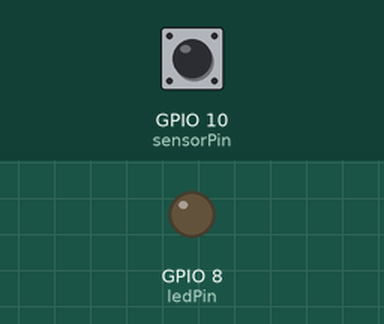
A sketch run on a simulated ESP32-C6. On the bench: output pins drawn as LEDs (lit = HIGH). Inputs (shaded band) come from the test bench; at power-on: GPIO 10 (sensorPin) LOW. WiFi joins after 1.5 s; servers stay silent unless stated; uploads are accepted with an empty reply; what the sketch prints to the serial monitor is not drawn.

Above: at 2.7 s.
2.8 s: GPIO 10 (sensorPin) pulsed HIGH 2 times (0.12 s each, 0.3 s apart)
At 4.3 s:
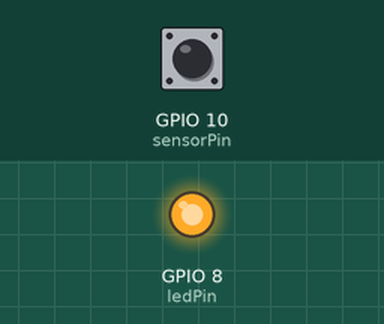
4.9 s: GPIO 10 (sensorPin) driven HIGH
At 6.1 s:
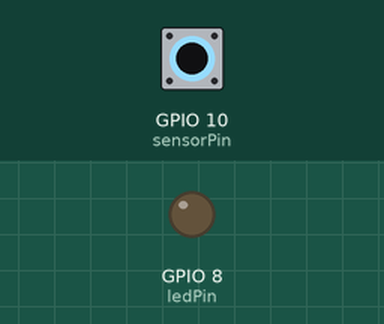
6.4 s: GPIO 10 (sensorPin) driven LOW
At 7.2 s:
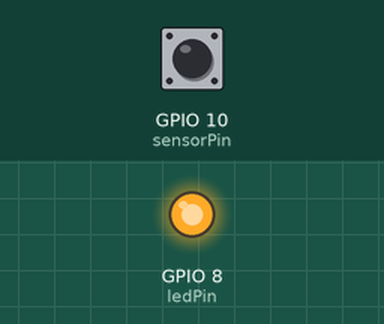
Timing chart, 0 to 9.4 s (numbered marks = the images above; inputs shaded):
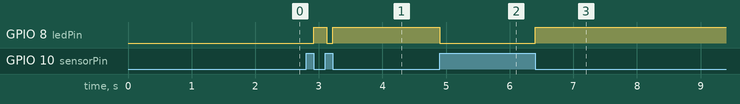

Measured:
- after the input at 2.8 s, GPIO 8 (ledPin): LOW → HIGH after 0.12 s, → LOW 0.20 s later, → HIGH 0.10 s later
- after the input at 4.9 s, GPIO 8 (ledPin): HIGH → LOW at once
- after the input at 6.4 s, GPIO 8 (ledPin): LOW → HIGH at once

The sketch:

mc_teil1.ino
```cpp
/******************************************************************************************************
 * Fridge Box
 * Schritt 5: ESensordaten des Reed-Schalters an load.php schicken.
 * load.php schreibt die Werte dann in die Datenbank

 ***************  Schritt 2: Reed-Schalter:
 * Reed-Sensor: eine Seite     <->  3.3V
 * Reed-Sensor: andere Seite   <->  ESP32-C6: GPIO 10 (input)

 ***************  Schritt 5: Daten an die Datenbank schicken
 * - Passe den Pfad zur load.php in const char* serverURL auf deinen eigenen an
 * - Gib SSID und Passwort deines WLANs an
 * - Installiere Library "Arduino_JSON" by Arduino
 ******************************************************************************************************/


#include <WiFi.h>
#include <HTTPClient.h>
#include <Arduino_JSON.h>

int sensorPin = 10;
int ledPin = BUILTIN_LED;

int sensorState = 0;
int prev_sensorState = 0;

const char* ssid     = "tinkergarden";                           // WLAN
const char* pass     = "strenggeheim";                           // WLAN

const char* serverURL = "https://fiessling.ch/physco/load.php";  // Server-Adresse: hier kann http oder https stehen, aber nicht ohne

void setup() {
  Serial.begin(115200);

  pinMode(sensorPin, INPUT_PULLDOWN);
  pinMode(ledPin, OUTPUT);
  digitalWrite(ledPin, 0);


  ////////////////////////////////////////////////////////////// Verbindung mit Wi-Fi herstellen

  WiFi.begin(ssid, pass);
  Serial.println("Connecting");
  while (WiFi.status() != WL_CONNECTED) {
    delay(500);
    Serial.print(".");
  }
  Serial.printf("\nWiFi connected: SSID: %s, IP Address: %s\n", ssid, WiFi.localIP().toString().c_str());
}

void loop() {

  ////////////////////////////////////////////////////////////// Sensorwert auslesen

  sensorState = digitalRead(sensorPin);
  if(sensorState == prev_sensorState){
    return;
  }
  prev_sensorState = sensorState;

  if(sensorState == 1){  // Kühlschrank zu
    digitalWrite(ledPin, 0);
  }

  else{      // Kühlschrank offen
    digitalWrite(ledPin, 1);


    ////////////////////////////////////////////////////////////// JSON zusammenbauen
    int wert = undefined;
    JSONVar dataObject;
    dataObject["wert"] = wert;
    // dataObject["wert2"] = wert2;
    String jsonString = JSON.stringify(dataObject);
    // String jsonString = "{\"sensor\":\"fiessling\", \"wert\":77}";  // stattdessen könnte man den JSON string auch so zusammenbauen


     ////////////////////////////////////////////////////////////// JSON string per HTTP POST request an den Server schicken (server2db.php)

    if (WiFi.status() == WL_CONNECTED) {                        // Überprüfen, ob Wi-Fi verbunden ist
      // HTTP Verbindung starten und POST-Anfrage senden
      HTTPClient http;
      http.begin(serverURL);
      http.addHeader("Content-Type", "application/json");
      int httpResponseCode = http.POST(jsonString);

      // Prüfen der Antwort
      if (httpResponseCode > 0) {
        String response = http.getString();
        Serial.printf("HTTP Response code: %d\n", httpResponseCode);
        Serial.println("Response: " + response);
      } else {
        Serial.printf("Error on sending POST: %d\n", httpResponseCode);
      }

      http.end();
    } else {
      Serial.println("WiFi Disconnected");
    }
  }
}
```
